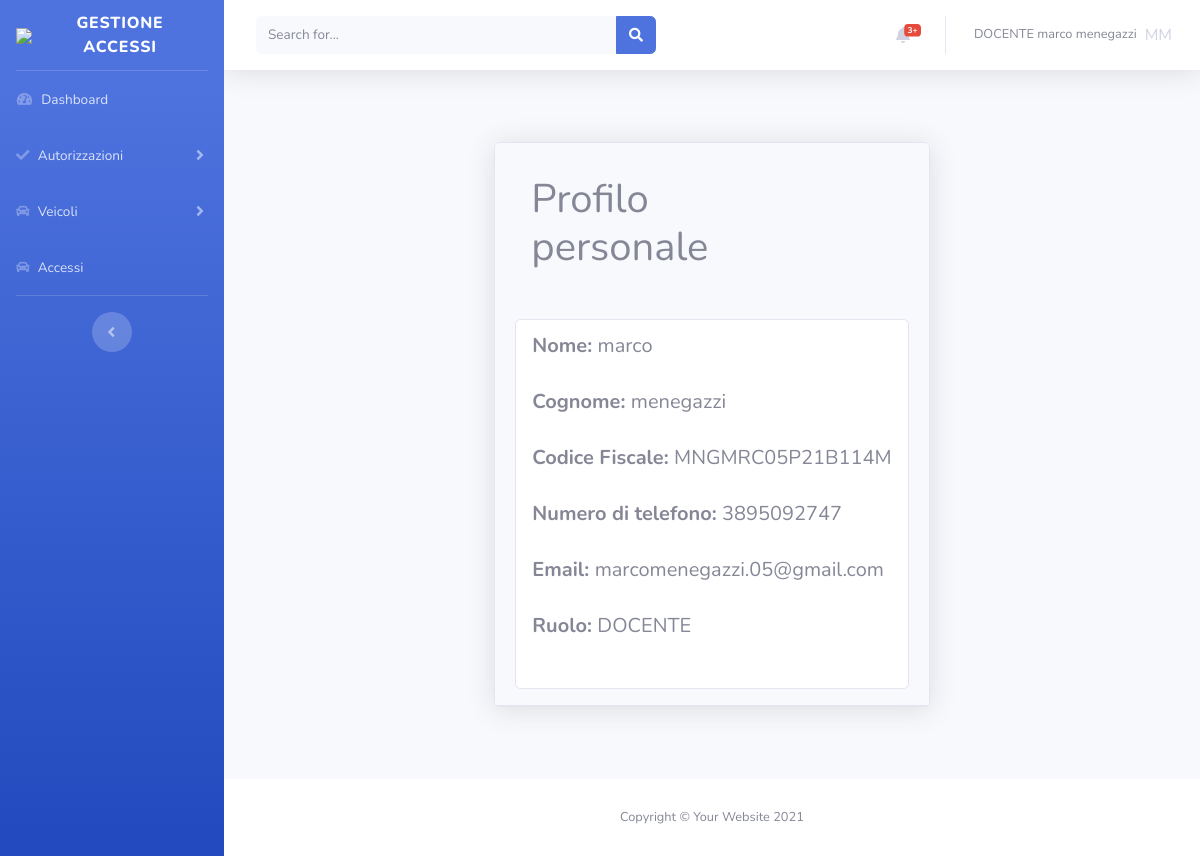
The page /?page_id=9 (signed in) on the database its author committed.
### tables this page shows
CREATE TABLE `UTENTI` (
  `ID` int(11) NOT NULL,
  `NOME` varchar(256) NOT NULL,
  `COGNOME` varchar(256) NOT NULL,
  `TELEFONO` varchar(256) NOT NULL,
  `CODICE_FISCALE` varchar(16) NOT NULL,
  `EMAIL` varchar(256) NOT NULL,
  `PASSWORD` varchar(256) NOT NULL,
  `ID_RUOLO` int(11) NOT NULL
);

CREATE TABLE `RUOLI` (
  `ID` int(11) NOT NULL,
  `DESCRIZIONE` varchar(256) NOT NULL
);

### database.php (called while the page is built)
<?php
class Database
{
    protected static  $conn;
    public static function connect(){
        self::$conn = new mysqli("localhost", "root", "root", "info5bia_targhe");
    }
    public static function query(string $sql){
        return self::$conn->query($sql);
    }
}

### pages/profilo.php (the view)
<?php
$profilo = Database::query("SELECT RUOLI.DESCRIZIONE AS Ruolo, UTENTI.NOME AS Nome, UTENTI.COGNOME AS Cognome, UTENTI.EMAIL AS Email, UTENTI.CODICE_FISCALE AS CF, UTENTI.TELEFONO AS Telefono FROM UTENTI, RUOLI
WHERE UTENTI.ID_RUOLO = RUOLI.ID AND UTENTI.ID = " . $_SESSION['user']['ID'])->fetch_assoc();
?>
<div class="d-flex justify-content-center align-items-center py-5">
    <div class="card shadow mb-4">
        <div class="card-header py-3 d-flex flex-row align-items-center justify-content-between">
            <div class="dropdown no-arrow">
                <div class="d-sm-flex align-items-center justify-content-between mb-4">
                    <h1 class="p-3">Profilo <br>personale</h1>
                    <div class="profile-initials p-3" style="font-size:3em"><?php echo $initials; ?></div>
                </div>
                <div class="card p-3" style="font-size: 20px">
                    <p><strong>Nome: </strong><?php echo $profilo['Nome']; ?></p>
                    <br>
                    <p><strong>Cognome: </strong><?php echo $profilo['Cognome']; ?></p>
                    <br>
                    <p><strong>Codice Fiscale: </strong><?php echo $profilo['CF']; ?></p>
                    <br>
                    <p><strong>Numero di telefono: </strong><?php echo $profilo['Telefono']; ?></p>
                    <br>
                    <p><strong>Email: </strong><?php echo $profilo['Email']; ?></p>
                    <br>
                    <p><strong>Ruolo: </strong><?php echo $profilo['Ruolo']; ?></p>
                    <br>
                </div>
            </div>
        </div>
    </div>
</div>

### rows shown on the page
utenti: NOME "marco", COGNOME "menegazzi", CODICE_FISCALE "MNGMRC05P21B114M", TELEFONO "3895092747", EMAIL "marcomenegazzi.05@gmail.com", ID_RUOLO.DESCRIZIONE "DOCENTE"

### other values the page prints
$item["name"] "Dashboard"
$item["name"] "Autorizzazioni"
$item["name"] "Veicoli"
$item["name"] "Accessi"
$current_user['RUOLO'] "DOCENTE"
$current_user['NOME'] "marco"
$current_user['COGNOME'] "menegazzi"
$initials "MM"
